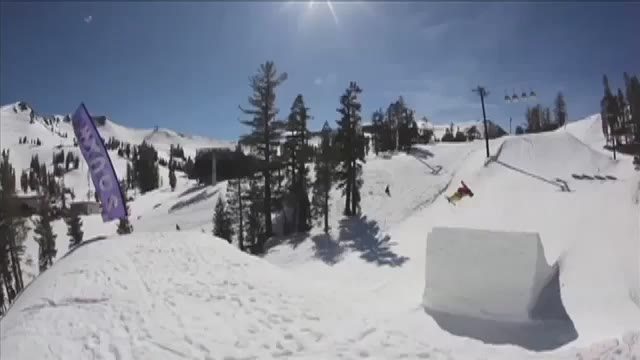
#> input picture CV2/imgs/0001.jpg, 640 x 360 px, found by its file name
$ python cv2_rectangle.py
#> lines starting #> are read from the running program, lines starting #| are printed output that depends on the picture; after the words box and inside, x2 and y2 are one past the last pixel; in counts of white or black regions, pixels touching at a corner belong together
# coding=utf-8
# date: 2018-9-19,21:09:37
# name: smz

import cv2
"""
cv2.rectangle(image, (x1, y1), (x2, y2), color=1, thickness=None)
在图片image上根据对角点绘制一个矩形
注意:
    1.这个奇葩的参数color的候选值是标量数字, 1 是代表黑色
    2.x1, y1, x2, y2都必须是整型
    3.老规矩,cv2画的东西要想一起显示的话,就需要调用cv2.imshow()以及cv2.waitKey()
"""

def demo_one():
    image = cv2.imread('/media/smz/SMZ_WORKING_SPACE/Github/Exercise/CV2/imgs/0001.jpg')
#> image is the input picture: shape (360, 640, 3); mean B, G, R 154, 141.9, 136.2
    cv2.rectangle(image, (10, 10), (50, 50), 1)
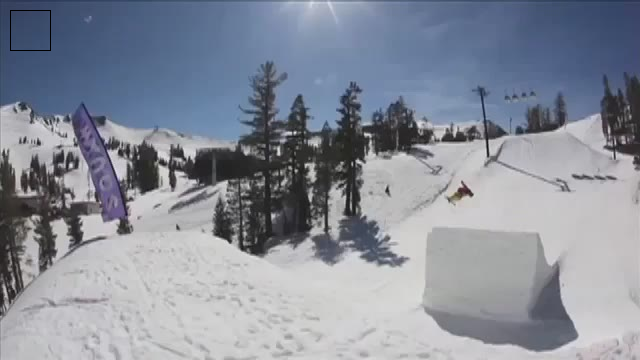
#> image: shape (360, 640, 3); 0.07% of pixels changed, all inside (x1, y1, x2, y2) = (10, 10, 51, 51)
    cv2.imshow('image', image)
    cv2.waitKey()

if __name__ == '__main__':
    demo_one()
